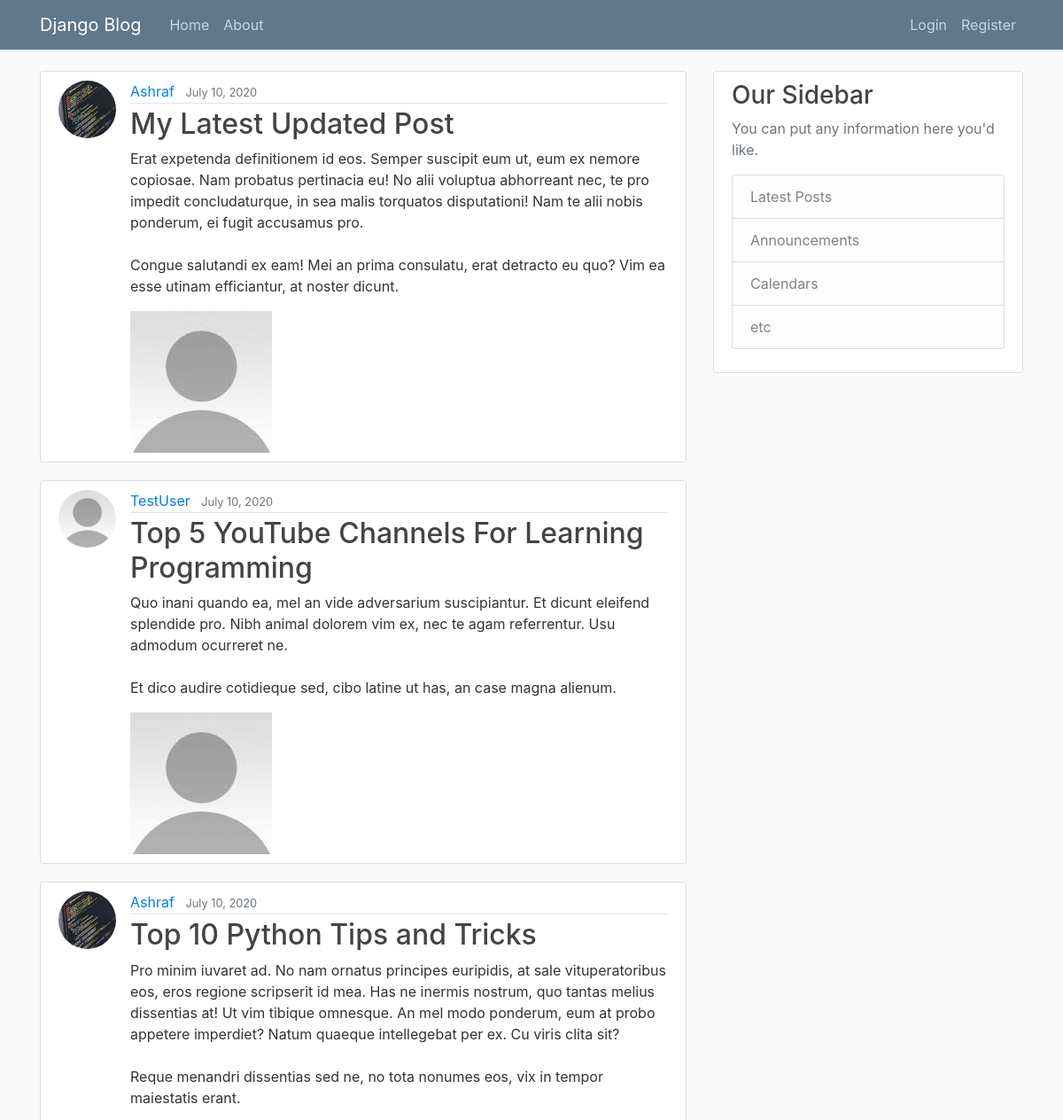
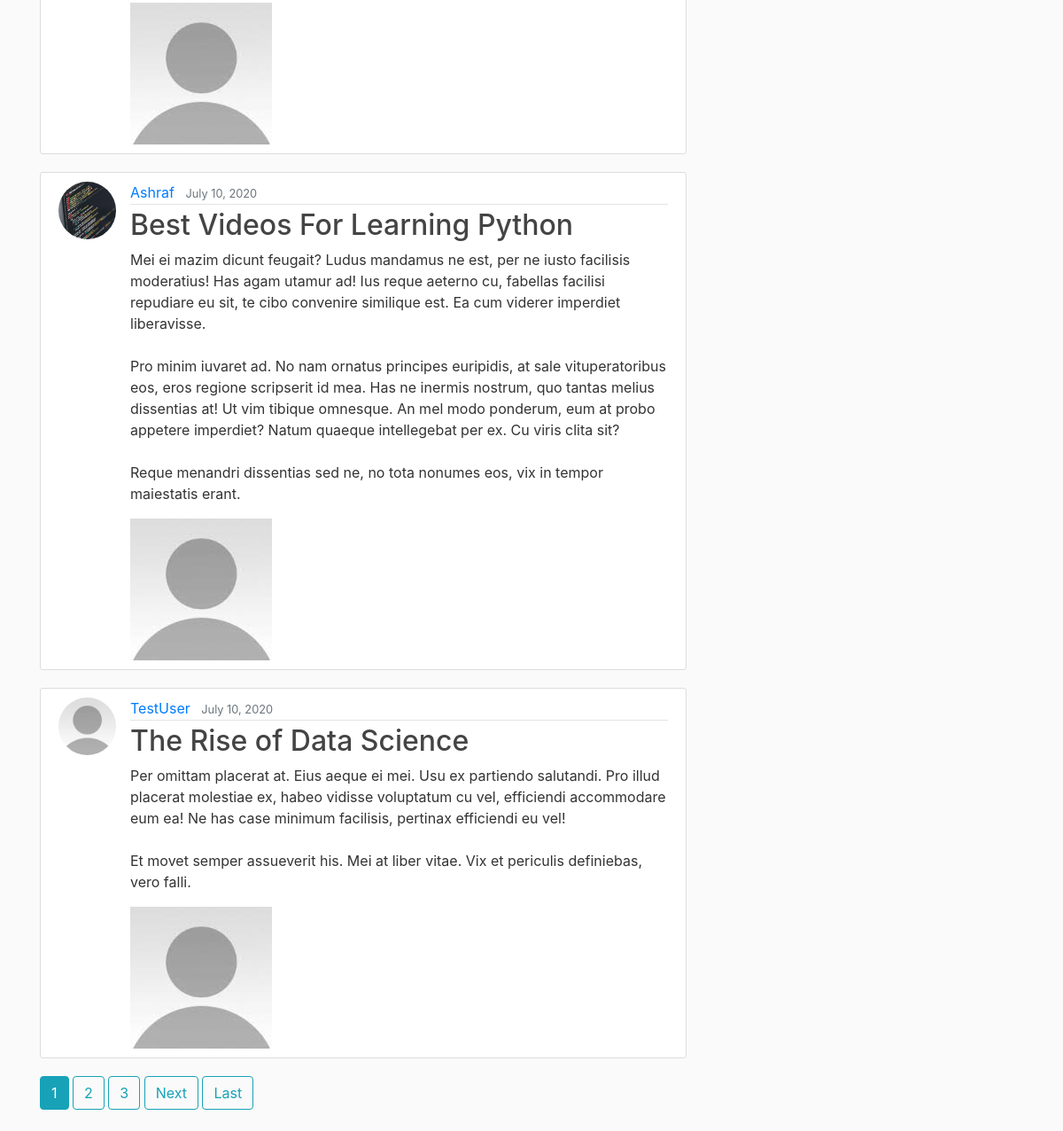
Before: / with the older database file (2 pictures, top to bottom).
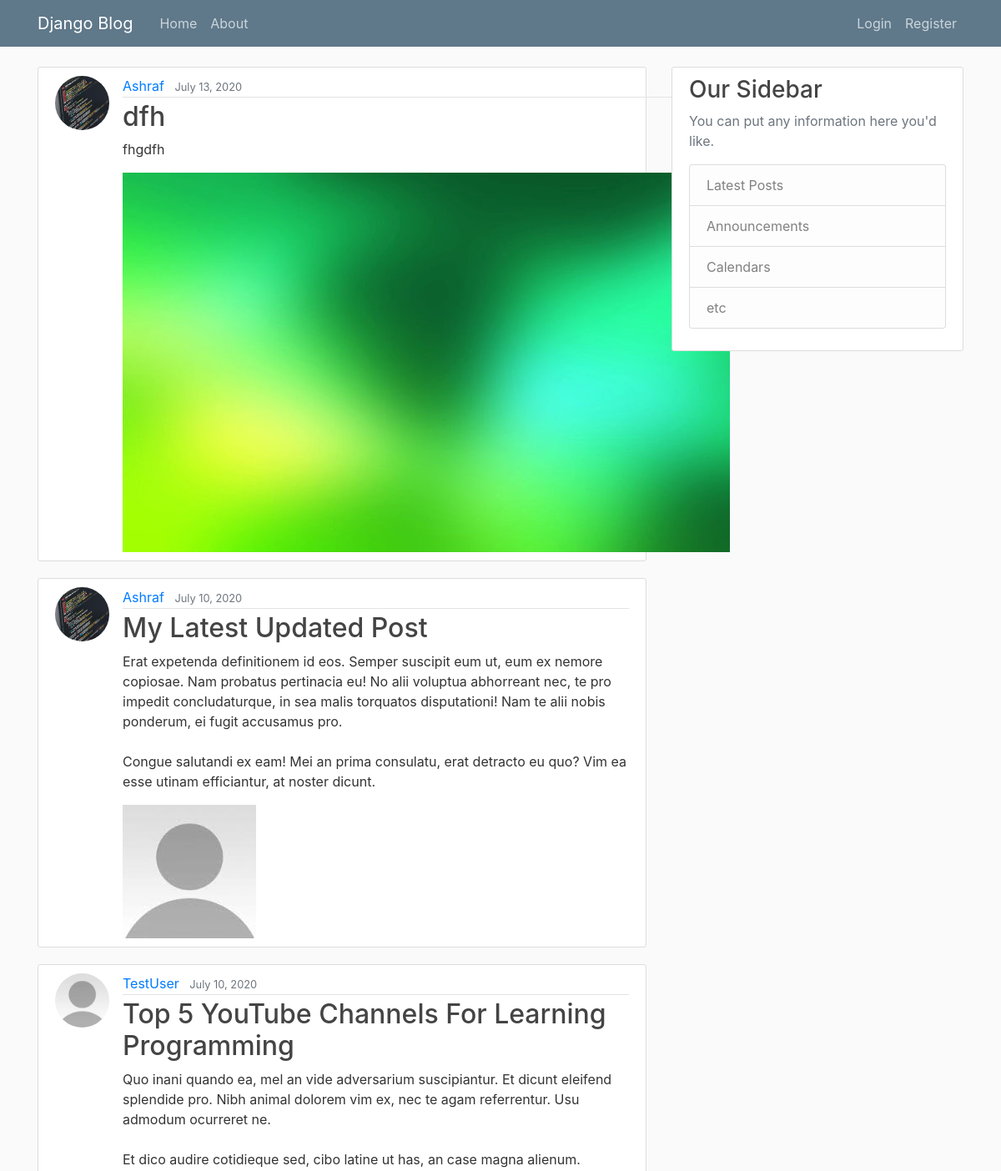
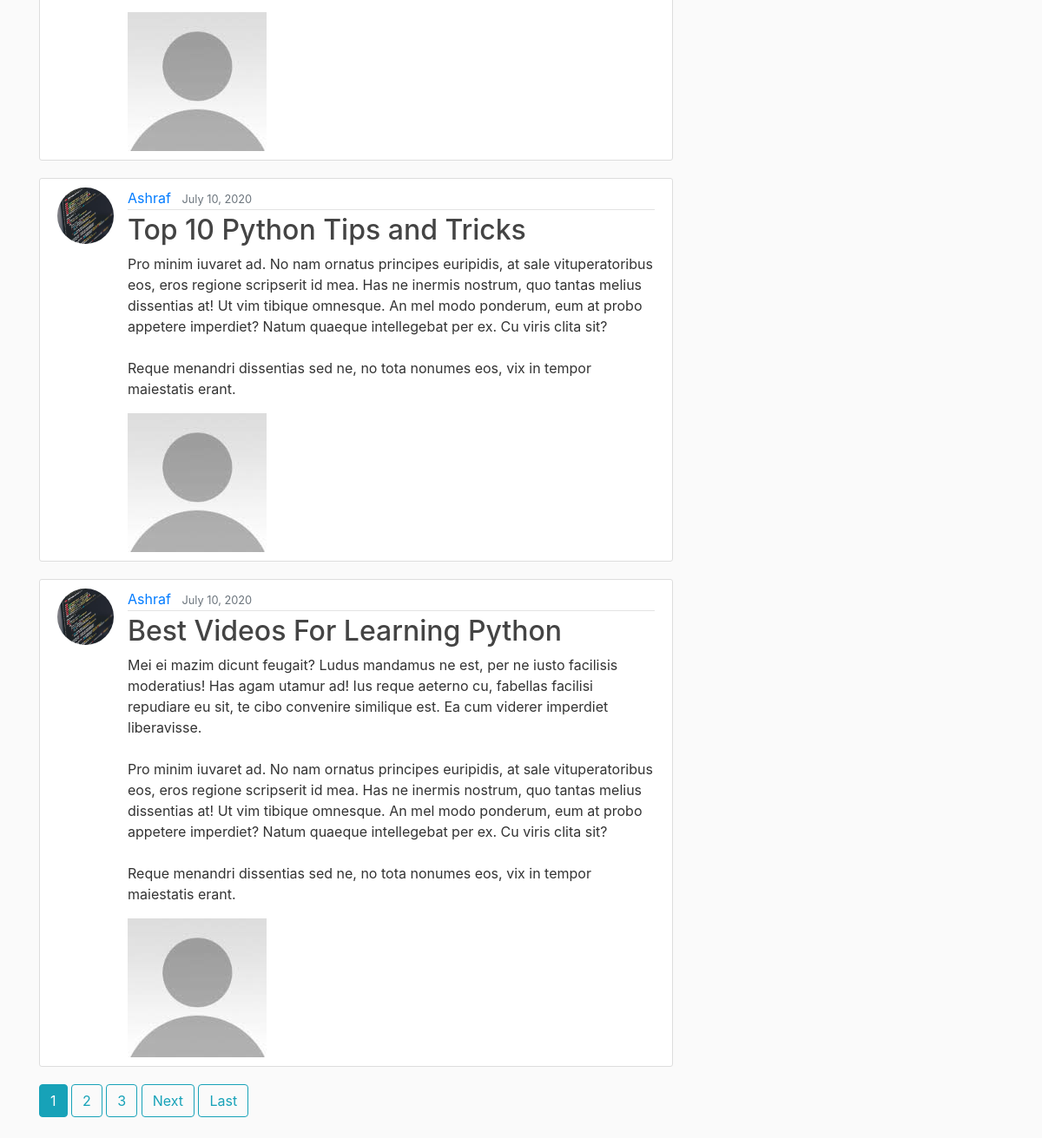
After: the same page with the newer database file (2 pictures, top to bottom).
### blog/models.py (models this page shows, shortened)
class Post(models.Model):
    title = models.CharField(max_length=100)
    content = models.TextField()
    photo = models.ImageField(upload_to='uploaded_pics', blank=True)
    date_posted = models.DateTimeField(default=timezone.now)
    author = models.ForeignKey(User, on_delete=models.CASCADE)

### users/models.py (models this page shows, shortened)
class Profile(models.Model):
    user = models.OneToOneField(User, on_delete=models.CASCADE)
    image = models.ImageField(default='default.jpg', upload_to='profile_pics')

### blog/views.py (the view)
# urls.py: path("", PostListView.as_view(), name="blog-home"),
class PostListView(ListView):
    model = Post
    template_name = "blog/home.html"
    context_object_name = "posts"
    ordering = ["-date_posted"]
    paginate_by = 5

### blog/templates/blog/home.html (shortened to what this page needs)
{% extends "blog/base.html" %}
{% block content %}
    {% for post in posts %}
        <article class="media content-section">
            <img src="{{ post.author.profile.image.url }}" alt="" class="rounded-circle article-img">
            <div class="media-body">
            <div class="article-metadata">
                <a class="mr-2" href="{% url 'user-post' post.author.username %}">{{ post.author }}</a>
                <small class="text-muted">{{ post.date_posted|date:"F d, Y" }}</small>
            </div>
            <h2><a class="article-title" href="{% url 'post-detail' post.id %}">{{ post.title }}</a></h2>
            <p class="article-content">{{ post.content }}</p>
            {% if post.photo %}
                <img src="{{ post.photo.url }}"  alt="">
            {% endif %}
            </div>
        </article>
    {% endfor %}
{% if is_paginated %}
        {% for num in page_obj.paginator.page_range %}
            {% if page_obj.number == num %}
            <a class="btn btn-info mb-4" href="?page={{ num }}">{{ num }}</a>
            {% elif num > page_obj.number|add:'-3'  and num < page_obj.number|add:'3' %}
            <a class="btn btn-outline-info mb-4" href="?page={{ num }}">{{ num }}</a>
            {% endif %}
        {% endfor %}
        {% if page_obj.has_next %}
            <a class="btn btn-outline-info mb-4" href="?page={{ page_obj.next_page_number }}">Next</a>
            <a class="btn btn-outline-info mb-4" href="?page={{ page_obj.paginator.num_pages }}">Last</a>
        {% endif %}
{% endif %}
{% endblock content %}

### blog/templates/blog/base.html (shortened to what this page needs)
{% load static %}
<!DOCTYPE html>
<html>
    <head>
        <link rel="stylesheet" href="https://maxcdn.bootstrapcdn.com/bootstrap/4.0.0/css/bootstrap.min.css">
        <link rel="stylesheet" type="text/css" href="{% static 'blog/main.css' %}">
    </head>
    <body>
        <header class="site-header">
            <nav class="navbar navbar-expand-md navbar-dark bg-steel fixed-top">
              <div class="container">
                <a class="navbar-brand mr-4" href="{% url 'blog-home' %}">Django Blog</a>
                <div class="collapse navbar-collapse" id="navbarToggle">
                  <div class="navbar-nav mr-auto">
                    <a class="nav-item nav-link" href="{% url 'blog-home' %}">Home</a>
                    <a class="nav-item nav-link" href="{% url 'blog-about' %}">About</a>
                  </div>
                  <div class="navbar-nav">
                    {% if user.is_authenticated %}
                    <a class="nav-item nav-link" href="{% url 'post-create' %}">New Post</a>
                      <a class="nav-item nav-link" href="{% url 'profile' %}">Profile</a>
                      <a class="nav-item nav-link" href="{% url 'logout' %}">Logout</a>
                    {% else %}
                      <a class="nav-item nav-link" href="{% url 'login' %}">Login</a>
                      <a class="nav-item nav-link" href="{% url 'register' %}">Register</a>
                    {% endif %}
                  </div>
                </div>
              </div>
            </nav>
          </header>
          <main role="main" class="container">
            <div class="row">
              <div class="col-md-8">
                {% block content %}{% endblock %}
              </div>
              <div class="col-md-4">
                <div class="content-section">
                  <h3>Our Sidebar</h3>
                  <p class='text-muted'>You can put any information here you'd like.
                    <ul class="list-group">
                      <li class="list-group-item list-group-item-light">Latest Posts</li>
                      <li class="list-group-item list-group-item-light">Announcements</li>
                      <li class="list-group-item list-group-item-light">Calendars</li>
                      <li class="list-group-item list-group-item-light">etc</li>
                    </ul>
                  </p>
                </div>
              </div>
            </div>
          </main>
    </body>
</html>

### blog/static/blog/main.css (style rules this page uses)
body { background: #fafafa; color: #333333; margin-top: 5rem; }
h1, h2, h3, h4, h5, h6 { color: #444444; }
ul { margin: 0; }
.bg-steel { background-color: #5f788a; }
.site-header .navbar-nav .nav-link { color: #cbd5db; }
.content-section { background: #ffffff; padding: 10px 20px; border: 1px solid #dddddd; border-radius: 3px; margin-bottom: 20px; }
.article-title { color: #444444; }
.article-content { white-space: pre-line; }
.article-img { height: 65px; width: 65px; margin-right: 16px; }
.article-metadata { padding-bottom: 1px; margin-bottom: 4px; border-bottom: 1px solid #e3e3e3 }

Changed rows visible on the page:
no longer on this page (row unchanged): Post: author.profile.image (placeholder picture), author "TestUser", date_posted "July 10, 2020", title "The Rise of Data Science", content "Per omittam placerat at. Eius aeque ei mei. Usu ex partiendo salutandi. Pro illud placerat molestiae ex, habeo vidisse voluptatum cu vel, efficiendi accommodare eum ea! Ne has case minimum facilisis, pertinax efficiendi eu vel! Et movet semper assueverit his. Mei at liber vitae. Vix et periculis definiebas, vero falli.", photo (placeholder picture)
added Post: author.profile.image (picture), author "Ashraf", date_posted "July 13, 2020", title "dfh", content "fhgdfh", photo (picture)
